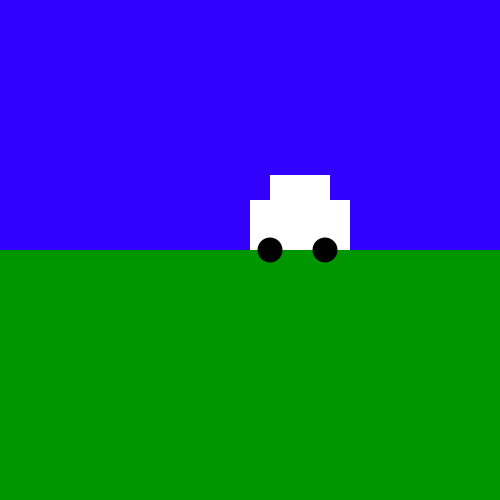
Frame 1 (no input)
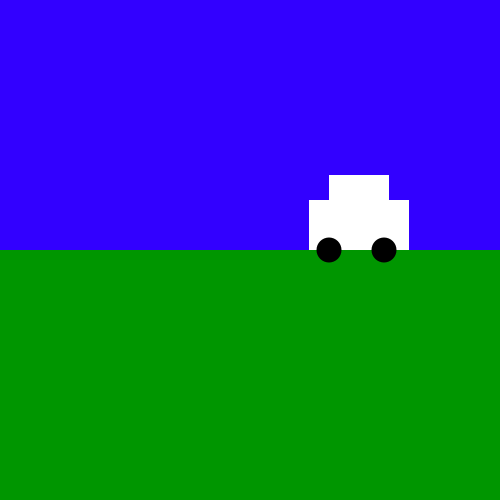
Frame 60 (the mouse pressed at the canvas centre just before this capture)
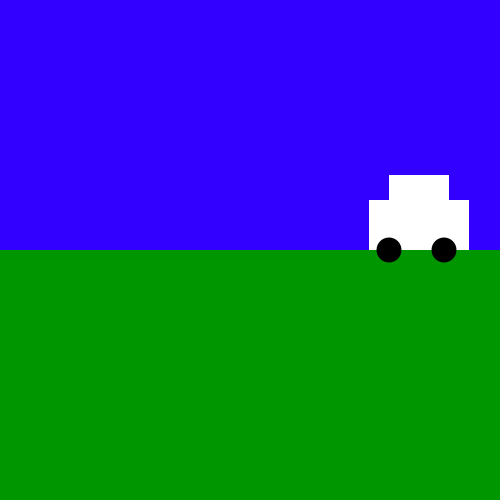
Frame 120 (the mouse held since frame 60 and released just before this capture)

The Processing sketch that drew these frames (run headless with seeded random() and noise(); from frame 60 on, the mouse is pressed at the canvas centre):

// Processing sketch: Car
// ── Car.pde
void setup() {
size(500, 500);

}

int x = 200;

void draw() {
background(50,0,255);
noStroke();
fill(0,150,0);
rect(0,250,500,500);
fill(255,255,255);
rect(x+50, 200, 100, 50);
fill(255,255,255);
rect(x+70, 175, 60, 50);
fill(0);
ellipse(x+70,250,25,25);
fill(0);
ellipse(x+125,250,25,25);
if(x==0);
x++;
}
